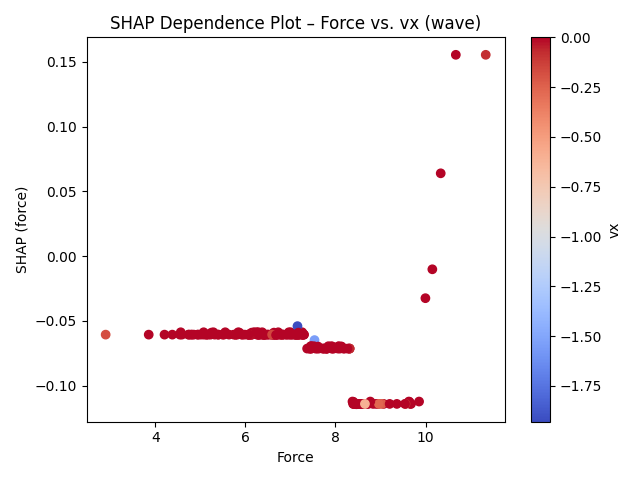

Reproduce this figure in Python.
import pandas as pd
import shap
import xgboost as xgb
import matplotlib.pyplot as plt
from sklearn.model_selection import train_test_split
from sklearn.preprocessing import LabelEncoder
import numpy as np

# Patched CSV dosyaları
data_files = [
    "panda_data_approach_patched.csv", "panda_data_collapse.csv",
    "panda_data_grasp_patched.csv", "panda_data_handshake_patched.csv",
    "panda_data_idle_patched.csv", "panda_data_pushaway_patched.csv",
    "panda_data_retreat_patched.csv", "panda_data_wave_patched.csv"
]

df = pd.concat([pd.read_csv(f) for f in data_files], ignore_index=True)

X = df[["x", "y", "z", "vx", "vy", "vz", "force"]]
y = df["label"]

le = LabelEncoder()
y_encoded = le.fit_transform(y)
labels = le.classes_.tolist()

X_train, X_test, y_train, y_test = train_test_split(X, y_encoded, test_size=0.2, random_state=42)

model = xgb.XGBClassifier(use_label_encoder=False, eval_metric="mlogloss")
model.fit(X_train, y_train)

explainer = shap.Explainer(model, X_train)
shap_values = explainer(X_test)

print("SHAP shape:", shap_values.values.shape)
print("Labels:", labels)

class_index = list(labels).index("wave")
wave_indices = np.where(y_test == class_index)[0]
shap_vals_wave = shap_values.values[wave_indices, :, class_index]  # DÜZELTİLDİ

X_wave = X_test.iloc[wave_indices]

# Doğruluk kontrolü
assert len(X_wave) == len(shap_vals_wave), "Veri uzunlukları uyuşmuyor."

# Grafik çizimi
plt.figure()
plt.scatter(X_wave["force"], shap_vals_wave[:, X.columns.get_loc("force")], c=X_wave["vx"], cmap="coolwarm")
plt.xlabel("Force")
plt.ylabel("SHAP (force)")
plt.title("SHAP Dependence Plot – Force vs. vx (wave)")
plt.colorbar(label="vx")
plt.tight_layout()
plt.savefig("shap_dependence_force_wave.png")
plt.close()

